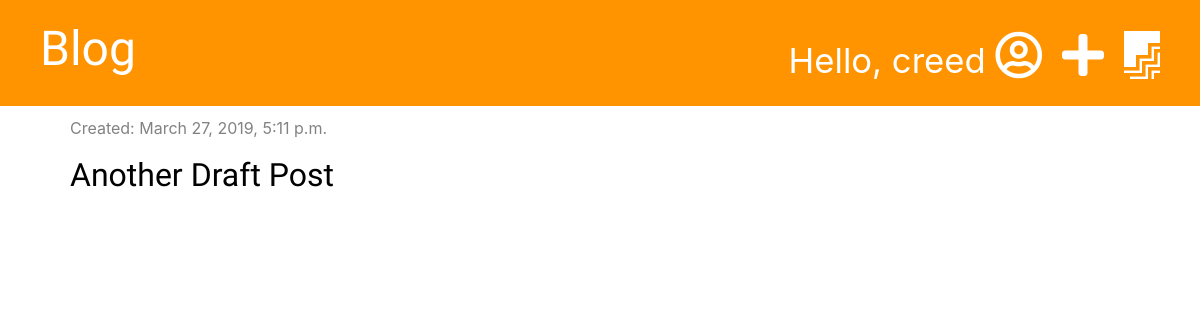
Before: /drafts/ (signed in) with the older database file.
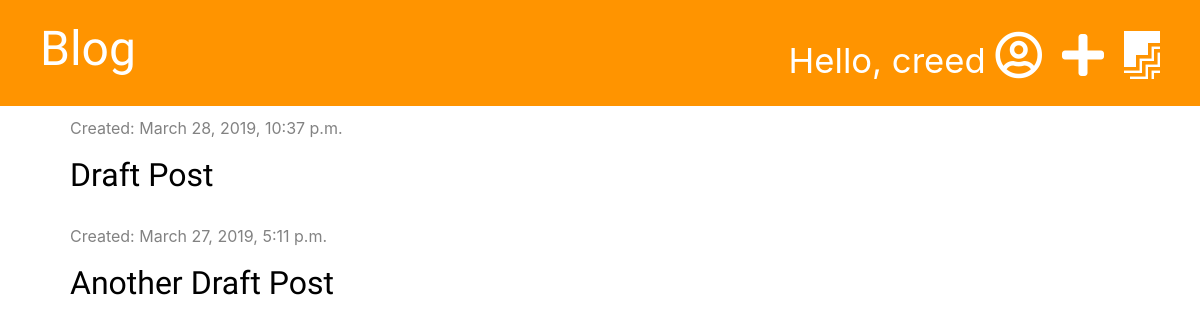
After: the same page with the newer database file.
### blog/models.py (models this page shows, shortened)
class Post(models.Model):
    author = models.ForeignKey('auth.User', on_delete=models.CASCADE)
    title = models.CharField(max_length=200)
    text = models.TextField()
    date_created = models.DateTimeField(default=timezone.now)
    published_date = models.DateTimeField(blank=True, null=True)

### blog/views.py (the view)
# urls.py: path('drafts/',views.post_draft_list,name='post_draft_list'),
@login_required
def post_draft_list(request):
    posts = Post.objects.filter(published_date__isnull=True).order_by('-date_created')
    stuff_for_frontend = {'posts': posts}
    return render(request,'blog/post_draft_list.html',stuff_for_frontend)

### blog/templatetags/markdownify.py (called while the page is built)
@register.filter
def markdown(value):
    renderer = HighlightRenderer()
    markdown = mistune.Markdown(renderer=renderer)
    return markdown(value)

### blog/templates/blog/post_draft_list.html (shortened to what this page needs)
{% extends 'blog/base.html' %}
{% load markdownify %}
{% block content %}
    {% for post in posts %}
        <div class="post">
            <div class="date">
                <p>Created: {{ post.date_created}}</p>
            </div>
            <h1><a href="{% url 'post_detail' pk=post.pk %}">{{ post.title }}</a></h1>
        </div>
    {% endfor %}
{% endblock %}

### blog/templates/blog/base.html (shortened to what this page needs)
{% load staticfiles %}
<!DOCTYPE html>
<html lang="en">
<head>
    <link rel="stylesheet" href="https://stackpath.bootstrapcdn.com/bootstrap/4.3.1/css/bootstrap.min.css">
    <link rel="stylesheet" href="{% static 'css/blog.css' %}">
    <link rel="stylesheet" href="https://use.fontawesome.com/releases/v5.8.1/css/all.css">
    <link rel="stylesheet" href="{% static 'css/zenburn.css' %}">
</head>
<body>
    <div class="page-header">
    {% if user.is_authenticated %}
        <a class="top-menu" href="{% url 'post_draft_list' %}"><i class="fab fa-firstdraft"></i></a>
        <a class="top-menu" href="{% url 'post_new' %}"><i class="fas fa-plus"></i></a>
        <p class="top-menu">Hello, {{user.username}} <small><a href="{% url 'logout' %}"><i class="far fa-user-circle"></i></a></small></p>
    {% else %}
        <a class="top-menu" href="{% url 'login' %}"><i class="fas fa-user-circle"></i></a>
    {% endif %}
    <h1><a href="{% url 'post_list' %}">Blog</a></h1>
    </div>
    <div class="content container">
        <div class="row">
            <div class="col-md-8">
                {% block content %}
                {% endblock %}
            </div>
        </div>
    </div>
</body>
</html>

### blog/static/css/blog.css (style rules this page uses)
.page-header { background-color: #ff9400; margin-top: 0; padding: 20px 20px 20px 40px; }
.page-header h1, .page-header a { color: #ffffff; font-size: 36pt; text-decoration: none; }
.top-menu { float: right; margin-right: 20px; font-size: 26pt; color: white; }
.content { margin-left: 40px; }
h1, h2, h3, h4 { font-family: 'Tangerine', 'Inconsolata', 'Droid San', 'Serif'; font-size: 24pt; }
.date { color: #828282; }
.post { margin-top: 10px; margin-bottom: 30px; }
.post h1 a { color: #000000; }

Changed rows visible on the page:
added Post: date_created "March 28, 2019, 10:37 p.m.", title "Draft Post"
